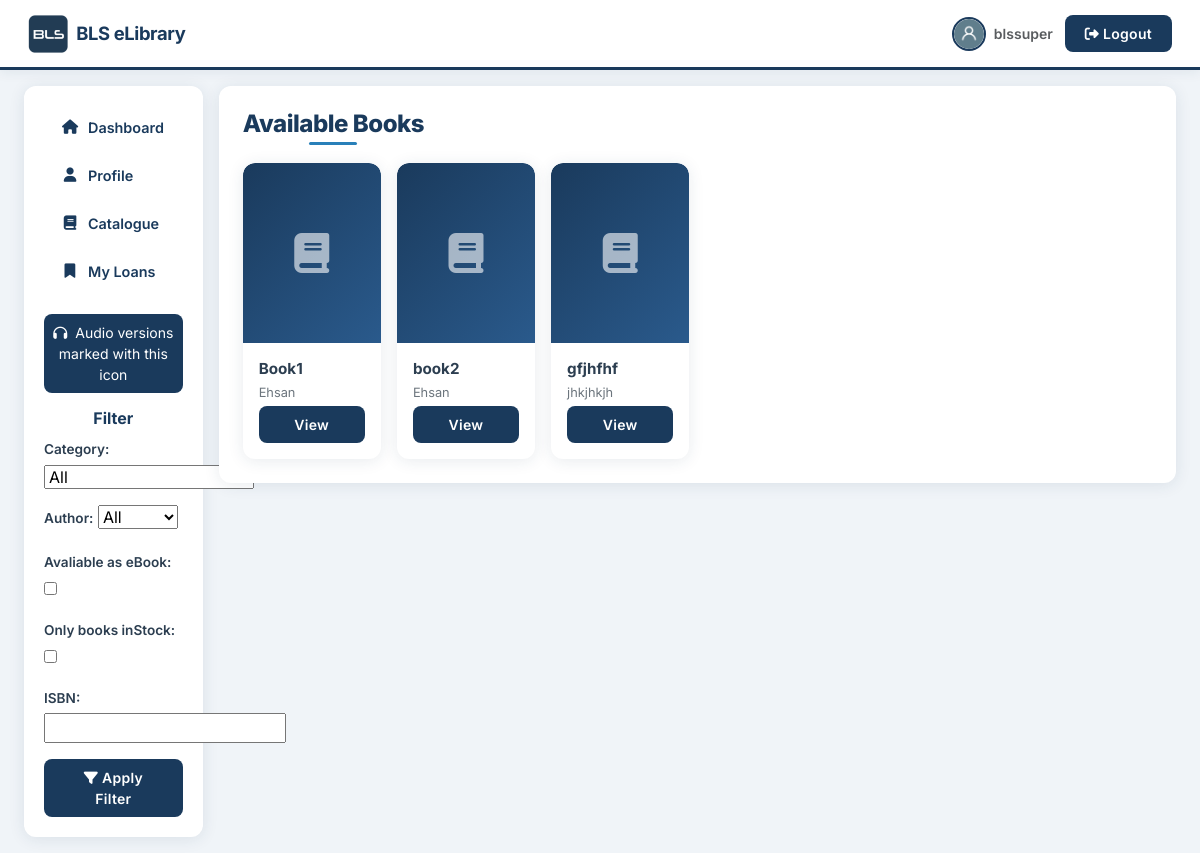
Page /books (signed in) on the earlier database version.
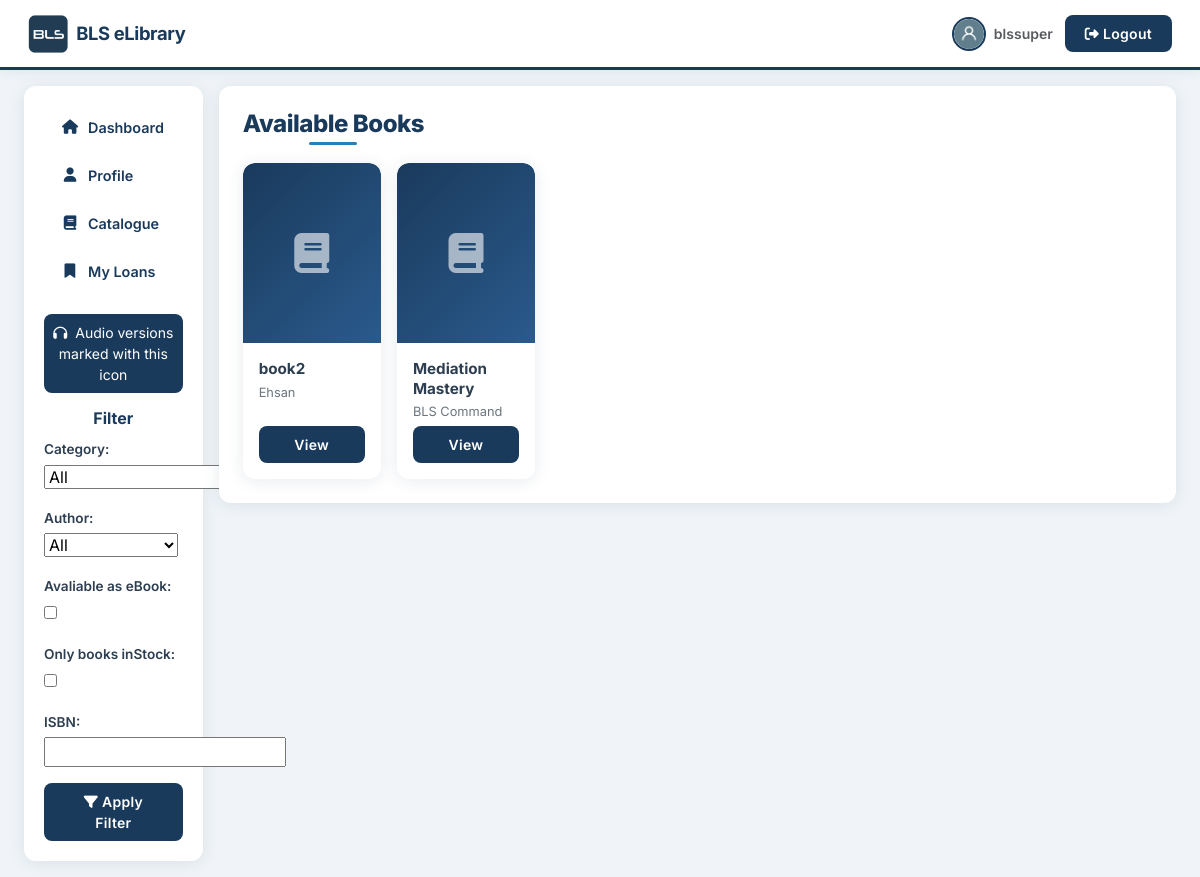
Same page on the later database version.
### core/models.py (models this page shows, shortened)
class AbstractModel(models.Model):
    class Meta:
        abstract = True
    creation_date = models.DateTimeField(auto_now_add=True)
    updated_date = models.DateTimeField(auto_now=True)

class Book(AbstractModel):
    book_id = models.AutoField(primary_key=True)
    title = models.CharField(max_length=100, validators=[check_book_text])
    author = models.CharField(max_length=100, validators=[check_book_text])
    isbn = models.CharField(max_length=100, validators=[
                            check_isbn])
    category = models.IntegerField(choices=BOOK_CATEGORIES)
    physical = models.BooleanField(default=True)
    ebook = models.BooleanField(default=True)
    file = models.FileField(upload_to='books/', blank=True, validators=[
                            FileExtensionValidator(['pdf'], 'incorrect File Type!')])
    stock_level = models.IntegerField(default=0, blank=True)
    inventory = models.IntegerField(default=0)
    description = models.CharField(max_length=1000, blank=True)
    cover = models.ImageField(upload_to='covers/', blank=True)
    in_stock = models.BooleanField(default=False)
    numofpages = models.IntegerField(default=10, blank=True)
    text = models.TextField(blank=True)
    audio = models.FileField(upload_to='audio/', blank=True)
    audio_version = models.BooleanField(default=False)
    def __str__(self):
        return self.title

### core/views.py (the view, shortened to what this page needs)
# urls.py: path('books', books, name='books'),
@login_required
def books(request):
    isbn_map = {book.isbn: book for book in Book.objects.all()}
    print(isbn_map)
    books = Book.objects.all()
    filterform = BookFilter(request.GET or None)
    print(books)
    context = {'books': books, 'form': filterform}
    return render(request, 'books.html', context)

### core/forms.py
class BookFilter(forms.Form):
    category = forms.ChoiceField(choices=[], required=False)
    author = forms.ChoiceField(choices=[], required=False)
    ebook = forms.BooleanField(required=False, label='Avaliable as eBook')
    instock = forms.BooleanField(required=False, label='Only books inStock')
    ISBN = forms.CharField(max_length=13, required=False, label='ISBN:', validators=[check_isbn])
    def __init__(self, *args, **kwargs):
        super().__init__(*args, **kwargs)
        categories = [('', 'All')] + [(id, name) for id, name in BOOK_CATEGORIES]
        authors = [('', 'All')] + [(name, name) for name in Book.objects.values_list('author', flat=True).distinct()]
        self.fields['category'].choices = categories
        self.fields['author'].choices = authors

### templates/books.html (shortened to what this page needs)
{% extends 'base.html' %}
{% load static %}
{% block content %}
<div class="row g-3">
    <div class="col-lg-2 col-md-3">
        <div class="bls-sidebar animate-slide-left">
            {% include 'sidebar.html' %}
            <div class="mt-3 p-2 rounded-3 text-center small" style="background: var(--bls-navy); color: #fff;">
                <i class="fas fa-headphones me-1"></i> Audio versions marked with this icon
            </div>
            <div class="mt-3 bls-form">
                <h6 class="fw-bold text-center mb-2" style="color: var(--bls-navy);">Filter</h6>
                <form method="get" action="{% url 'books' %}">
                    {{ form.as_p }}
                    <div class="text-center mt-2">
                        <button type="submit" class="btn btn-bls btn-sm w-100">
                            <i class="fas fa-filter me-1"></i>Apply Filter
                        </button>
                    </div>
                </form>
            </div>
        </div>
    </div>
    <div class="col-lg-10 col-md-9">
        <div class="bls-card-static p-4 animate-fade-up">
            <h4 class="bls-heading bls-heading-center text-center mb-4">Available Books</h4>
            <div class="row g-3">
                {% for book in books %}
                <div class="col-6 col-sm-4 col-md-3 col-xl-2 animate-fade-up delay-{{ forloop.counter }}">
                    <div class="card book-card h-100">
                        <div class="overflow-hidden">
                        </div>
                        <div class="card-body d-flex flex-column">
                            <h6 class="card-title">{{ book.title }}</h6>
                            <p class="card-text mb-1">{{ book.author }}</p>
                            <a href="{% url 'book' book.book_id %}" class="btn btn-bls btn-sm mt-auto">View</a>
                        </div>
                    </div>
                </div>
                {% empty %}
                <div class="col-12 text-center py-4">
                    <i class="fas fa-book-open fa-2x text-muted mb-2"></i>
                    <p class="text-muted">No books available.</p>
                </div>
                {% endfor %}
            </div>
        </div>
    </div>
</div>
{% endblock %}

Differences in the rows shown:
removed Book: title "Book1", author "Ehsan"
removed Book: title "gfjhfhf", author "jhkjhkjh"
added Book: title "Mediation Mastery", author "BLS Command"
